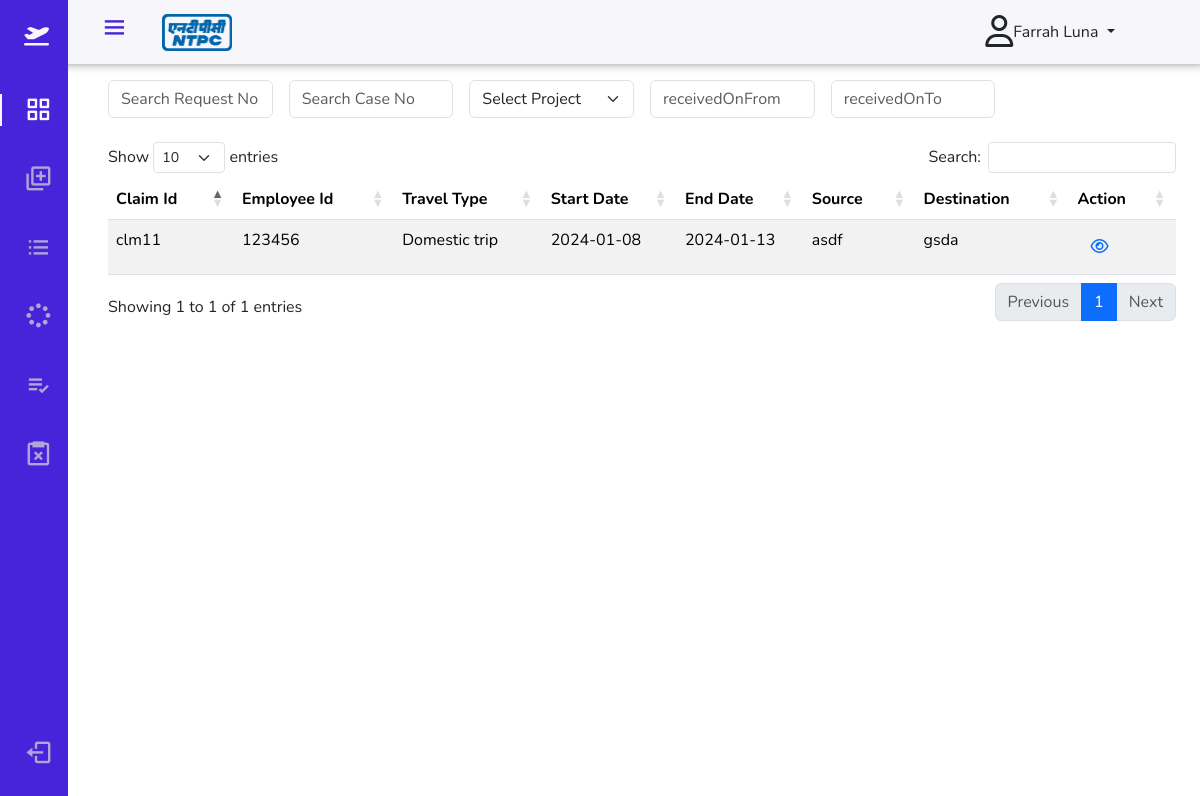
Before: /BasicWebsite/pendingApprovals.php (signed in) with the older database file.
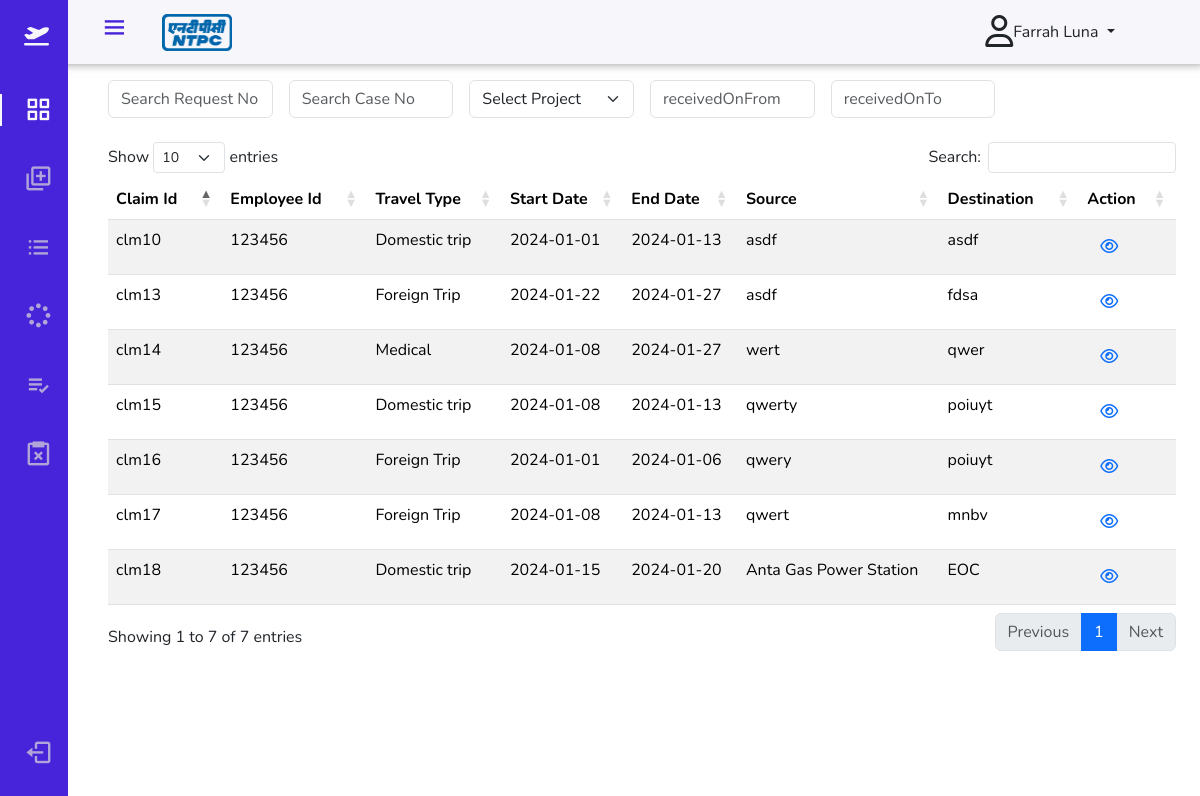
After: the same page with the newer database file.
### tables this page shows
CREATE TABLE `travelclaim` (
  `id` int(11) NOT NULL,
  `claimId` varchar(225) NOT NULL,
  `empId` int(11) NOT NULL,
  `travelType` varchar(255) NOT NULL,
  `startDate` varchar(255) NOT NULL,
  `endDate` varchar(255) NOT NULL,
  `source` varchar(255) NOT NULL,
  `destination` varchar(255) NOT NULL,
  `status` int(11) NOT NULL,
  `officeOrder` varchar(255) NOT NULL,
  `travelDetails` varchar(500) NOT NULL,
  `documents` varchar(500) NOT NULL,
  `approver` int(11) NOT NULL,
  `createdOn` date DEFAULT NULL,
  `approvedOn` date DEFAULT NULL,
  `asdf` text NOT NULL
);

### BasicWebsite/pendingApprovals.php (the view, shortened to what this page needs)
<?php
include("db.php");
?>
<!DOCTYPE html>
<html lang="en">
<head>
    <?php include 'includes/bootstrap.php'; ?>
    <?php include 'includes/datatables.php'; ?>
</head>
<body>
    <?php include 'sidebar.php' ?>
    <div class="container pt-3 p-2">
        <div class="row g-3">
            <div class="col-md-2">
                <input class="form-control me-2" type="text" id="searchNoReport" placeholder="Search Request No" aria-label="Search">
            </div>
            <div class="col-md-2">
                <input class="form-control me-2" type="text" id="searchCaseReport" placeholder="Search Case No" aria-label="Search">
            </div>
            <div class="col-md-2">
                <select id="projectListReport" class="form-select" name="projectListReport">
                    <option value="">Select Project</option>
                </select>
            </div>
            <div class="col-md-2">
                <input type="text" id="min" name="min" class="form-control" placeholder="receivedOnFrom" required />
            </div>
            <div class="col-md-2">
                <input type="text" id="max" name="max" class="form-control" placeholder="receivedOnTo" required />
            </div>
        </div>
        <br />
        <table class="table table-striped table-hover" id="view" style="width:100%">
            <thead>
                <tr>
                    <th style="min-width:65px">Claim Id</th>
                    <th>Employee Id</th>
                    <th>Travel Type</th>
                    <th>Start Date</th>
                    <th>End Date</th>
                    <th>Source</th>
                    <th>Destination</th>
                    <th>Action</th>
                </tr>
            </thead>
            <tbody>
                <?php
                $e = $_SESSION['empid'];
                $q = "Select * from `travelclaim` where `approver` = '$e' and `status` = '0' ;";
                $r = mysqli_query($con, $q);
                if ($r->num_rows > 0) {
                    while ($row = $r->fetch_assoc()) { ?>
                        <tr>
                            <td><?php echo $row['claimId']; ?></td>
                            <td><?php echo $row['empId']; ?></td>
                            <td><?php echo $row['travelType']; ?></td>
                            <td><?php echo $row['startDate']; ?></td>
                            <td><?php echo $row['endDate']; ?></td>
                            <td><?php echo $row['source']; ?></td>
                            <td><?php echo $row['destination']; ?></td>
                            <td>
                                <form action="approveClaim.php" method="POST">
                                        <button class="btn btn-link" type="submit" name="submit" id="submit"><i class="fa-regular fa-eye"></i></button>
                                </form>
                            </td>
                        </tr>
<?php }
                }
?>
</tbody>
</table>
</div>
</body>
</html>

Changed rows visible on the page:
no longer on this page (row edited): travelclaim: claimId "clm11", empId "123456", travelType "Domestic trip", startDate "2024-01-08", endDate "2024-01-13", source "asdf", destination "gsda"
now on this page (row edited): travelclaim: claimId "clm10", empId "123456", travelType "Domestic trip", startDate "2024-01-01", endDate "2024-01-13", source "asdf", destination "asdf"
added travelclaim: claimId "clm13", empId "123456", travelType "Foreign Trip", startDate "2024-01-22", endDate "2024-01-27", source "asdf", destination "fdsa"
added travelclaim: claimId "clm14", empId "123456", travelType "Medical", startDate "2024-01-08", endDate "2024-01-27", source "wert", destination "qwer"
added travelclaim: claimId "clm15", empId "123456", travelType "Domestic trip", startDate "2024-01-08", endDate "2024-01-13", source "qwerty", destination "poiuyt"
added travelclaim: claimId "clm16", empId "123456", travelType "Foreign Trip", startDate "2024-01-01", endDate "2024-01-06", source "qwery", destination "poiuyt"
added travelclaim: claimId "clm17", empId "123456", travelType "Foreign Trip", startDate "2024-01-08", endDate "2024-01-13", source "qwert", destination "mnbv"
added travelclaim: claimId "clm18", empId "123456", travelType "Domestic trip", startDate "2024-01-15", endDate "2024-01-20", source "Anta Gas Power Station", destination "EOC"
Other visible differences:
text written by a page script: "Show entries Search: Showing 1 to 1 of 1 entries Previous 1 Next" → "Show entries Search: Showing 1 to 7 of 7 entries Previous 1 Next"
